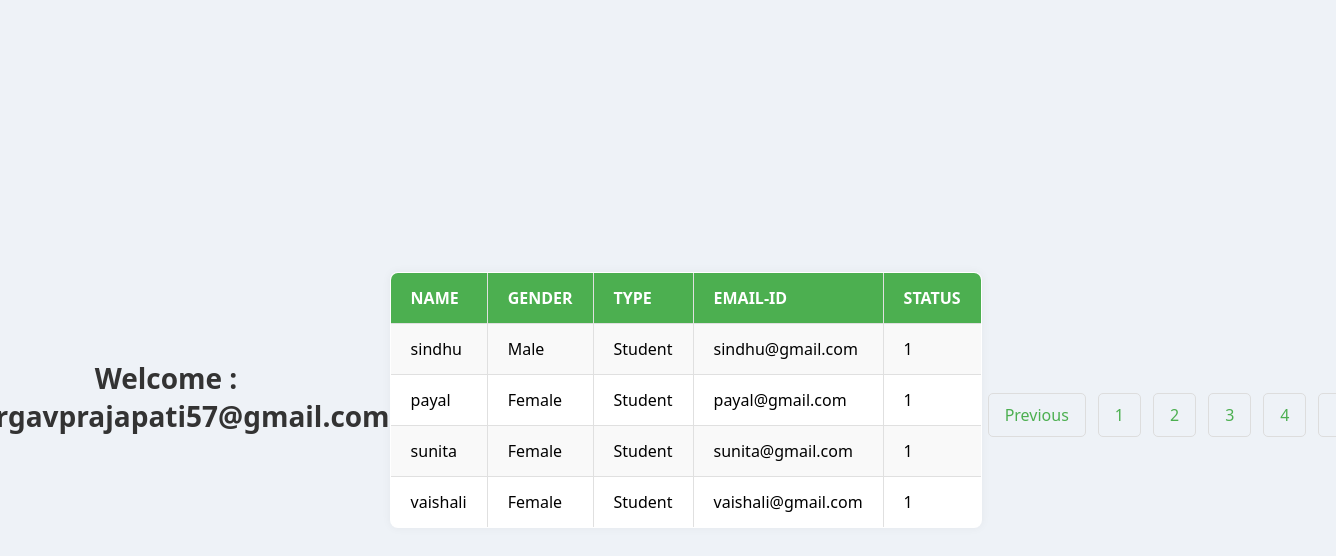
Page /adminindex.php?page=2 (signed in) on the committed database.
### tables this page shows
CREATE TABLE IF NOT EXISTS `tblregistration` (
  `Userid` int NOT NULL AUTO_INCREMENT,
  `name` varchar(30) NOT NULL,
  `gender` varchar(6) NOT NULL,
  `type` varchar(10) NOT NULL,
  `emailid` varchar(30) NOT NULL,
  `pass` varchar(30) NOT NULL,
  `status` int NOT NULL,
  PRIMARY KEY (`Userid`)
);

### adminindex.php (the view, shortened to what this page needs)
<html>
  <head>
  </head>
  <body>
    <?php
    echo "<h2>Welcome : " . $_SESSION['username'] . "</h2>";
    if (isset($_SESSION['username'])) {
        $conn = mysqli_connect("localhost", "root", "", "studentdb");
        $limit = 4;
        $page = isset($_GET['page']) ? $_GET['page'] : 1;
        $offset = ($page - 1) * $limit;
        $total_result = mysqli_query($conn, "SELECT COUNT(*) AS total FROM tblregistration WHERE type='Student' AND status=1");
        $total_row = mysqli_fetch_assoc($total_result)['total'];
        $total_pages = ceil($total_row / $limit);
        $sql = "SELECT * FROM tblregistration WHERE type='Student' AND status=1 LIMIT $offset, $limit";
        $result = mysqli_query($conn, $sql);
        if (mysqli_num_rows($result) > 0) {
            echo "<table border=1>
              <tr>
                  <th>Name</th>
                  <th>Gender</th>
                  <th>Type</th>
                  <th>Email-ID</th>
                  <th>Status</th>
               </tr>";
            while ($rows = mysqli_fetch_assoc($result)) {
                echo "<tr><td>" . $rows['name'] . "</td>
                <td>" . $rows['gender'] . "</td>
                <td>" . $rows['type'] . "</td>
                <td>" . $rows['emailid'] . "</td>
                <td>" . $rows['status'] . "</td>
                </tr>";
             }
            echo "</table>";
        } else {
            echo "<p class='no-records'>No records found.</p>";
        }
        echo "<div class='pagination'>";
        if ($page > 1) {
            echo "<a href='?page=" . ($page - 1) . "'>Previous</a>";
        }
        for ($i = 1; $i <= $total_pages; $i++) {
            echo "<a href='?page=$i'>$i</a>";
        }
        if ($page < $total_pages) {
            echo "<a href='?page=" . ($page + 1) . "'>Next</a>";
        }
        echo "</div>";
    }
    ?>
  </body>
</html>

### adminindex.php (style rules this page uses)
body { font-family: 'Segoe UI', Tahoma, Geneva, Verdana, sans-serif; background-color: #eef2f7; margin: 0; padding: 0; display: flex; justify-content: center; align-items: center; height: 100vh; text-align: center; }
h2 { margin-bottom: 30px; font-size: 28px; color: #333; }
table { width: 100%; border-collapse: collapse; margin: 0 auto; background-color: #fff; border-radius: 8px; overflow: hidden; box-shadow: 0 0 10px rgba(0, 0, 0, 0.05); }
th, td { padding: 14px 20px; border: 1px solid #e0e0e0; text-align: left; font-size: 16px; }
th { background-color: #4CAF50; color: white; font-weight: bold; text-transform: uppercase; }
tr:nth-child(even) { background-color: #f9f9f9; }
.pagination { margin-top: 30px; display: flex; justify-content: center; }
.pagination a { color: #4CAF50; text-decoration: none; padding: 10px 16px; margin: 0 6px; border: 1px solid #ddd; border-radius: 5px; transition: background-color 0.3s, color 0.3s; }

### rows in the picture
tblregistration: name "sindhu", gender "Male", type "Student", emailid "sindhu@gmail.com", status "1"
tblregistration: name "payal", gender "Female", type "Student", emailid "payal@gmail.com", status "1"
tblregistration: name "sunita", gender "Female", type "Student", emailid "sunita@gmail.com", status "1"
tblregistration: name "vaishali", gender "Female", type "Student", emailid "vaishali@gmail.com", status "1"
